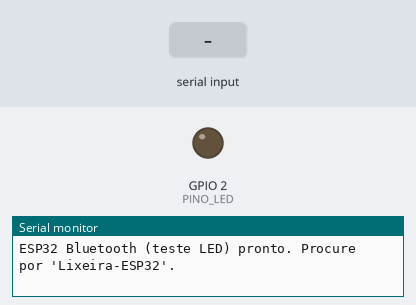
Bench run of a sketch on a simulated ESP32. Parts: output pins drawn as LEDs (lit = HIGH), the last lines printed to the serial monitor. The inputs (shaded band) are chosen by the test bench. Nothing arrives over Bluetooth unless stated.

Above: at 1.2 s.
1.3 s: "ABRIR\n" received over the second serial link
At 1.7 s:
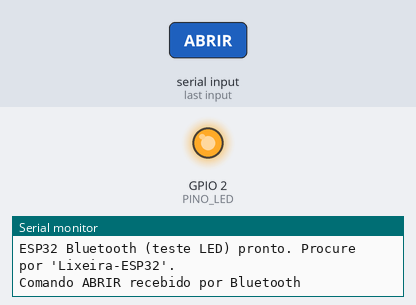
Timing chart, 0 to 4.3 s (numbered marks = the images above; inputs shaded):
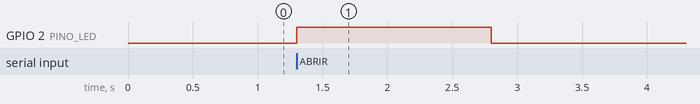

Measured:
- after the input at 1.3 s, GPIO 2 (PINO_LED): LOW → HIGH at once, → LOW 1.5 s later

The sketch:

esp32_bluetooth_teste_led.ino
```cpp
/*
  ESP32 - BLUETOOTH - MODO TESTE (SO LED, SEM SERVO)

  Igual ao esp32_teste_led, mas recebe o comando por BLUETOOTH em vez do
  cabo USB. Assim o ESP32 pode ficar na lixeira alimentado por um power
  bank, sem cabo no notebook.

  O que faz:
  - Cria um dispositivo Bluetooth chamado "Lixeira-ESP32"
  - Quando recebe uma linha que comeca com "ABRIR", acende o LED azul da
    placa por 1,5 segundo e responde "OK: compartimento acionado"
  - A porta USB continua imprimindo mensagens de depuracao (Monitor Serial)

  IMPORTANTE:
  - Funciona so no ESP32 "classico" (ESP32-WROOM / ESP32 Dev Module).
    Os modelos S2, S3 e C3 NAO tem esse tipo de Bluetooth.
  - Se der erro "Sketch too big" ao compilar: Ferramentas > Partition Scheme >
    "Huge APP (3MB No OTA/1MB SPIFFS)".

  Como gravar (Arduino IDE):
  - Ferramentas > Placa > ESP32 Arduino > ESP32 Dev Module
  - Ferramentas > Porta > a COM do cabo USB (so para gravar)
  - Upload (se travar em "Connecting...", segure o botao BOOT)

  Como usar no Windows:
  1. Ligue o ESP32 (cabo ou power bank)
  2. Configuracoes > Bluetooth e dispositivos > Adicionar dispositivo >
     Bluetooth > "Lixeira-ESP32" (se pedir PIN, tente 1234 ou 0000)
  3. Ainda nas configuracoes, abra "Mais opcoes de Bluetooth" > aba
     "Portas COM" e anote a porta de tipo "Saida" (ex: COM7)
  4. Coloque essa COM em PORTA_SERIAL no detectar_lixo_yolo.py

  Observacao: o .ino precisa ficar dentro de uma pasta com o mesmo nome
  (esp32_bluetooth_teste_led).
*/

#include "BluetoothSerial.h"

#if !defined(CONFIG_BT_ENABLED) || !defined(CONFIG_BLUEDROID_ENABLED)
#error "Bluetooth nao esta habilitado nesta placa. Use um ESP32 classico (Dev Module)."
#endif

BluetoothSerial SerialBT;

const int PINO_LED = 2;  // LED azul embutido na maioria das placas ESP32 Dev Module
String bufferEntrada = "";

void acionarTeste() {
  digitalWrite(PINO_LED, HIGH);
  delay(1500);
  digitalWrite(PINO_LED, LOW);
}

void setup() {
  Serial.begin(115200);
  pinMode(PINO_LED, OUTPUT);
  digitalWrite(PINO_LED, LOW);

  SerialBT.begin("Lixeira-ESP32");
  Serial.println("ESP32 Bluetooth (teste LED) pronto. Procure por 'Lixeira-ESP32'.");
}

void loop() {
  while (SerialBT.available() > 0) {
    char caractere = SerialBT.read();

    if (caractere == '\n') {
      bufferEntrada.trim();

      if (bufferEntrada.startsWith("ABRIR")) {
        Serial.println("Comando ABRIR recebido por Bluetooth");
        acionarTeste();
        SerialBT.println("OK: compartimento acionado");
      }

      bufferEntrada = "";
    } else {
      bufferEntrada += caractere;
    }
  }
}
```
